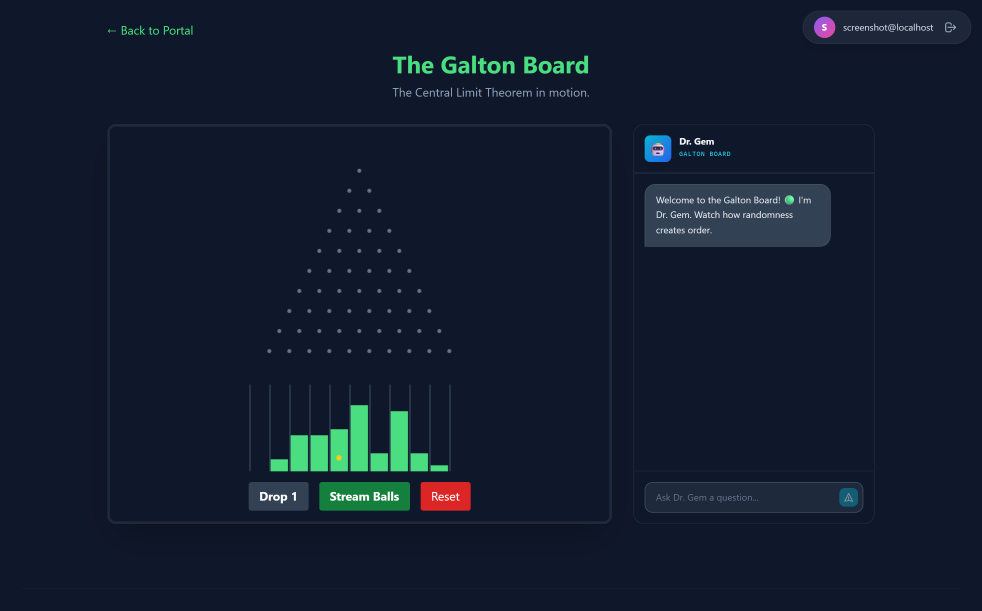
#> input picture figures/interface/A_galton_2x.png, 2944 x 1832 px (shown at 1/3 size)
$ python make_interface_figure.py
#> lines starting #> are read from the running program, lines starting #| are printed output that depends on the picture
"""Figure 1 (GenAI tutor interface): crops of local data-period build screenshots (commit eb29e0e, local screenshot
account, no database) with numbered callouts. 174 mm wide; PDF + 600 dpi PNG/TIFF."""
from pathlib import Path
import matplotlib
matplotlib.use("Agg")
import matplotlib.pyplot as plt
from matplotlib import rcParams
from PIL import Image
HERE = Path(__file__).parent; OUT = HERE.parent / "out"
rcParams["font.family"] = "Arial"; rcParams["pdf.fonttype"] = 42
INK = "#1F2430"; ACC = "#D4A24C"
S = 2  # capture scale (CSS px -> image px)
# panel: file, crop (CSS px: x0, y0, x1, y1), callouts [(n, target_x, target_y, label_x, label_y)] in CSS px
P = {  # A: module in use; B: illustrative request-reply (scripted pair injected locally, no API call); C: scripted message; D: portal
 "A": ("A_galton_2x.png", (155, 72, 1320, 795), [(1, 455, 520, 260, 600), (2, 378, 745, 300, 745), (3, 985, 212, 985, 150),
                                                 (4, 1245, 322, 1288, 322), (5, 1110, 726, 1110, 672)]),
 "B": ("D_request_reply_2x.png", (905, 180, 1318, 795), [(6, 1016, 420, 932, 420), (7, 967, 550, 932, 550)]),
 "C": ("B_coin_2x.png", (155, 72, 1320, 905), [(2, 370, 567, 315, 567), (8, 968, 585, 933, 585), (9, 212, 703, 178, 703),
                                               (10, 740, 855, 790, 815)]),
 "D": ("C_portal_2x.png", (155, 200, 1320, 916), [(11, 541, 470, 553, 470)]),
}
def panel(ax, key):
#> called with key = 'A'
    f, (x0, y0, x1, y1), calls = P[key]
    im = Image.open(HERE / f).crop((x0 * S, y0 * S, x1 * S, y1 * S))
    ax.imshow(im, extent=(x0, x1, y1, y0)); ax.set_xlim(x0, x1); ax.set_ylim(y1, y0); ax.axis("off")
    for n, tx, ty, lx, ly in calls:
        ax.annotate("", xy=(tx, ty), xytext=(lx, ly), arrowprops=dict(arrowstyle="-", color="white", lw=1.6, shrinkA=0, shrinkB=0))
        ax.annotate("", xy=(tx, ty), xytext=(lx, ly), arrowprops=dict(arrowstyle="-", color=INK, lw=0.6, shrinkA=0, shrinkB=0))
        ax.plot(tx, ty, "o", ms=2.2, color=ACC, mec=INK, mew=0.4)
        ax.text(lx, ly, str(n), ha="center", va="center", fontsize=6.5, fontweight="bold", color=INK,
                bbox=dict(boxstyle="circle,pad=0.25", fc="white", ec=INK, lw=0.6))
    ax.text(0.0, 1.015, key, transform=ax.transAxes, fontsize=9, fontweight="bold", color=INK, va="bottom")
W = 174 / 25.4; H = 150 / 25.4
fig = plt.figure(figsize=(W, H))
axA = fig.add_axes([0.0, 0.445, 0.685, 0.525]); panel(axA, "A")
axB = fig.add_axes([0.70, 0.445, 0.30, 0.525]); panel(axB, "B")
#> call 2 of panel, with key = 'B'
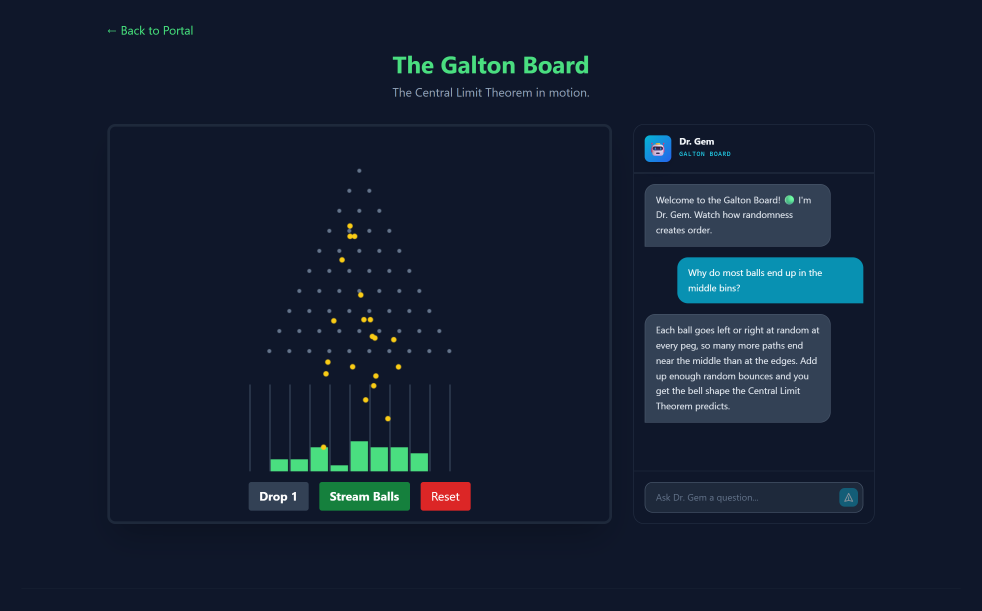
#> input picture figures/interface/D_request_reply_2x.png, 2944 x 1832 px (shown at 1/3 size)
#> in panel (call 2), `im = Image.open(HERE / f).crop((x0 * S, y0 * S, x1 * S, y1 * S))`:
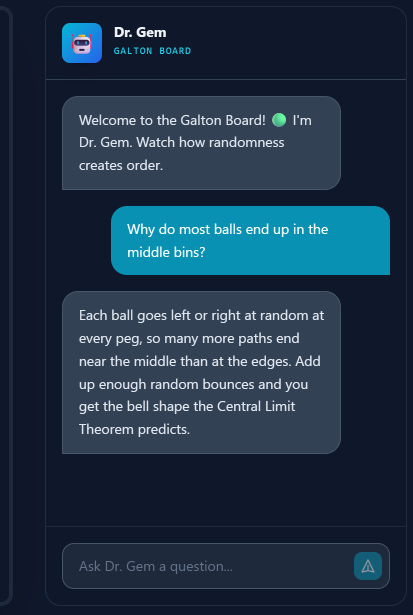
#> im: PIL image 826x1230 RGB (shown at 1/2 size); mean R, G, B 31, 50.8, 71
axC = fig.add_axes([0.0, 0.0, 0.495, 0.405]); panel(axC, "C")
#> call 3 of panel, with key = 'C'
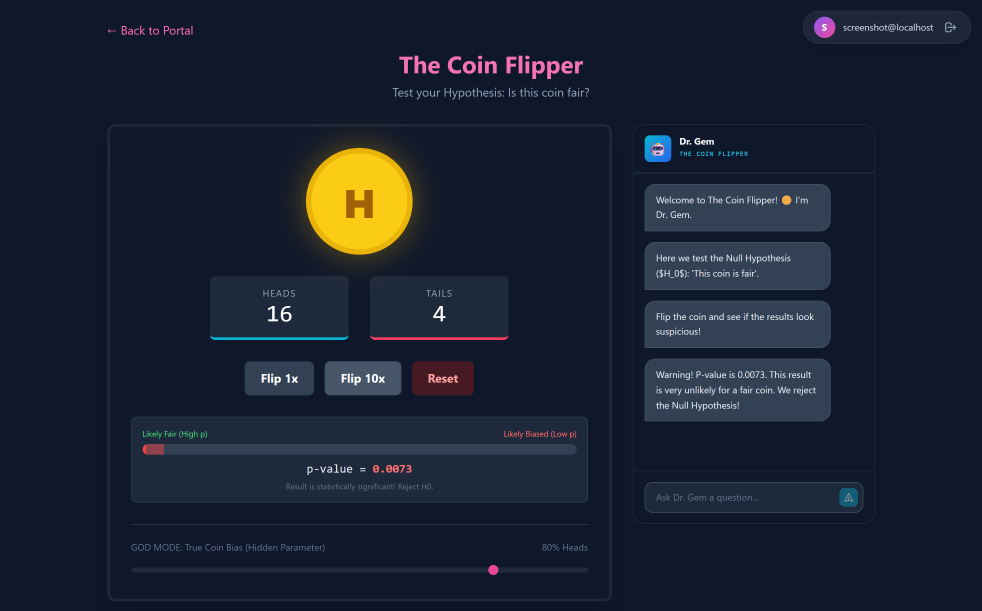
#> input picture figures/interface/B_coin_2x.png, 2944 x 1832 px (shown at 1/3 size)
#> in panel (call 3), `im = Image.open(HERE / f).crop((x0 * S, y0 * S, x1 * S, y1 * S))`:
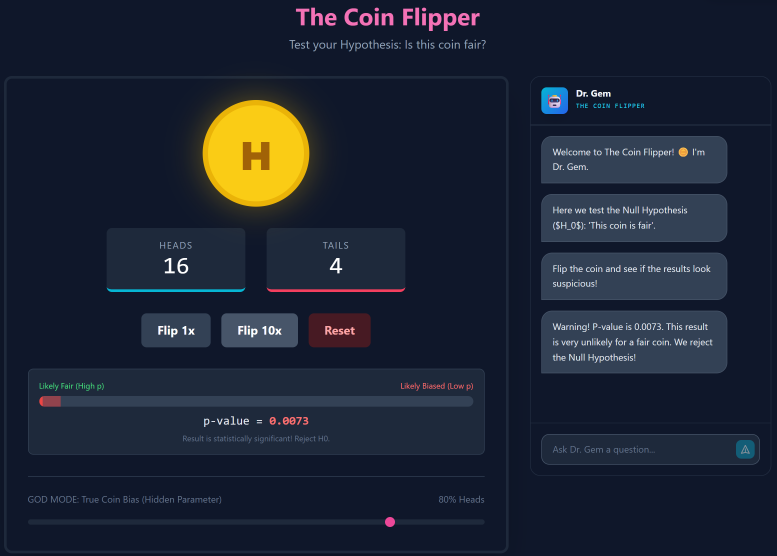
#> im: PIL image 2330x1666 RGB (shown at 1/3 size); mean R, G, B 29.6, 36.8, 51.4
axD = fig.add_axes([0.505, 0.0, 0.495, 0.405]); panel(axD, "D")
#> call 4 of panel, with key = 'D'
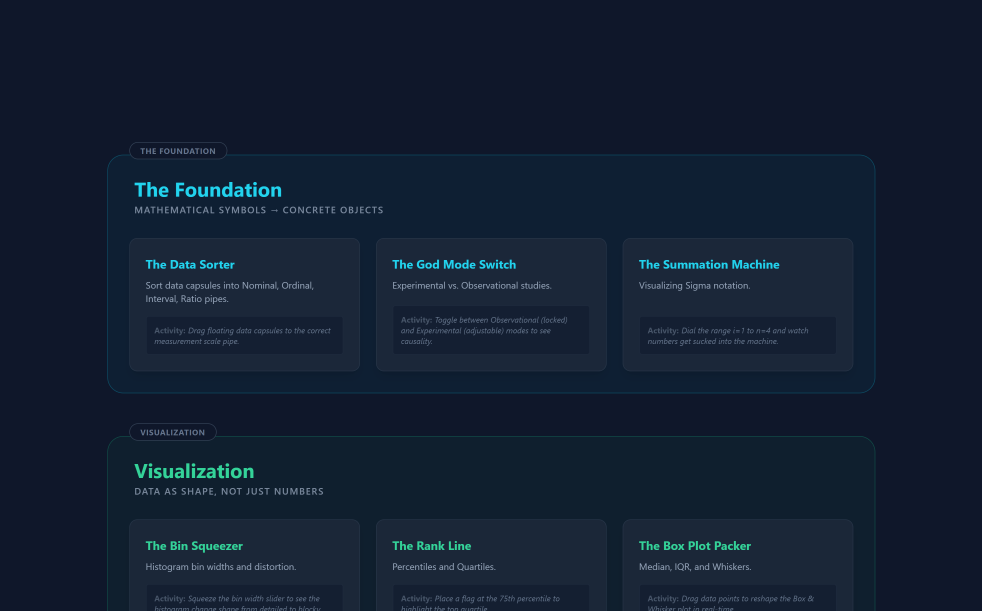
#> input picture figures/interface/C_portal_2x.png, 2944 x 1832 px (shown at 1/3 size)
#> in panel (call 4), `im = Image.open(HERE / f).crop((x0 * S, y0 * S, x1 * S, y1 * S))`:
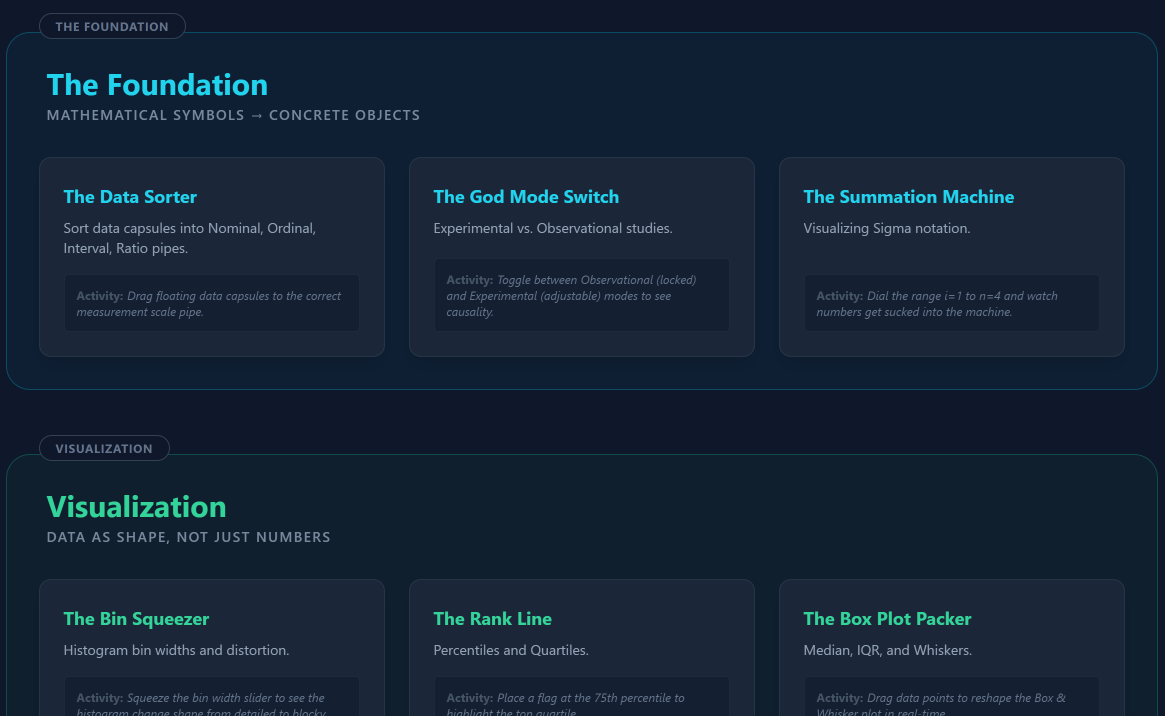
#> im: PIL image 2330x1432 RGB (shown at 1/2 size); mean R, G, B 20.8, 36, 53.7
for ext, kw in (("pdf", {}), ("png", {"dpi": 600}), ("tiff", {"dpi": 600, "pil_kwargs": {"compression": "tiff_lzw"}})):
    fig.savefig(OUT / f"Figure2_genai_tutor_interface.{ext}", facecolor="white", **kw)
#> this loop made 3 passes
#> pass 1, `fig.savefig(OUT / f"Figure2_genai_tutor_interface.{ext}", facecolor="w..`:
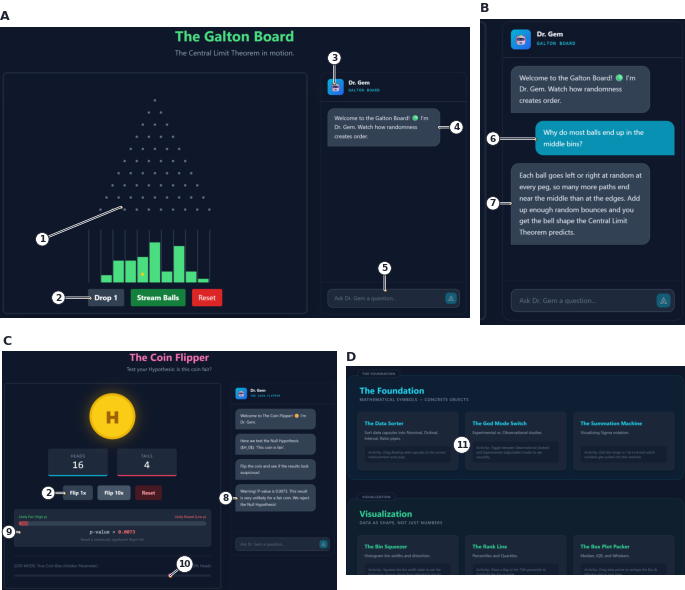
#> figure drawn by matplotlib, 4 panels
print("saved")
